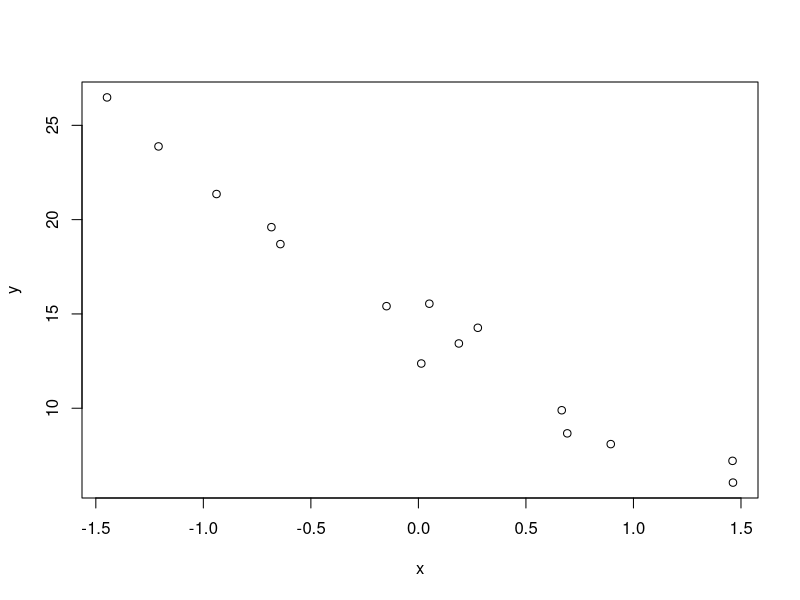
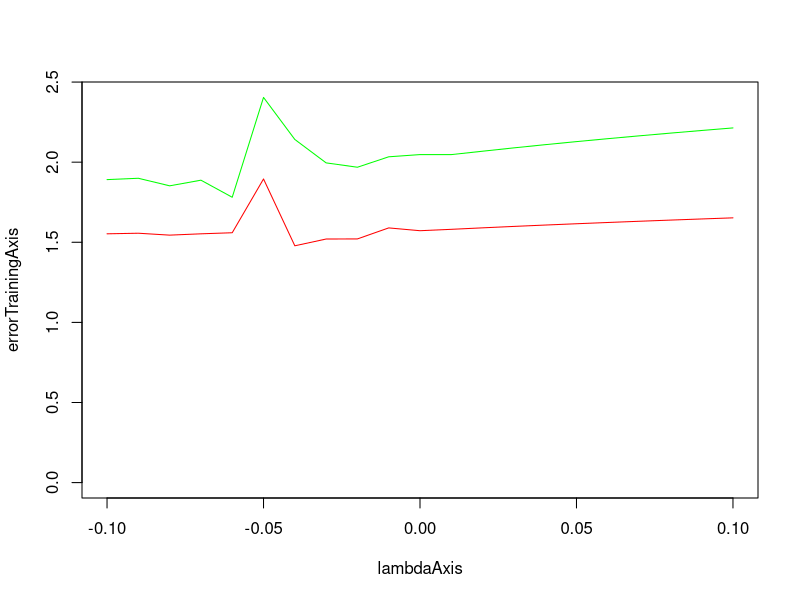

Source code (R) for these figures, in order:
len = 15;
order = 7;
x <- vector("numeric", len);
y <- vector("numeric", len);

fun <- function(x){ x^3 - 9*x + 15};

for(i in 1:len){
  ranNr <- runif(1, -1.5, 1.5);
  x[i] <- ranNr;
  y[i] <- fun(ranNr) + rnorm(1)*1.5;
}

plot(x,y)

basisFunction <- function(x, i){x^i}

linReg <- function(len, order, x, y, lambda){
  Phi <- matrix(0, len, order);
  
  for(i in 1:len){
    for(j in 0:(order-1)){
      Phi[i,j+1] <- basisFunction(x[i], j);
    }
  }
  
  Phi_T <- t(Phi);
  Phi_reg <- Phi_T%*%Phi + lambda*diag(order);
  Phi_t <- solve(Phi_reg)%*%Phi_T;
  w <- Phi_t%*%y;
  
  return(w);
}

reg <- function(x, w){
  y = 0;
  for(i in 0:(order-1)){
    y = y + w[i+1]*x^i;
  }
  return(y)
}

errorFunction <- function(x, w, lambda, len){
  result = 0;
  for(n in 1:len){
    result = result + (reg(x[n], w) - y[n])^2 #+ lambda/2 * (t(w)%*%w);
  }
  result = result + lambda/2 * (t(w)%*%w);
  return(abs(0.5*result));
}

lambdaAxis <- vector("numeric", 20);
errorTrainingAxis <- vector("numeric", 20);
errorTestAxis <- vector("numeric", 20);
index = 1;
maxY = 0;
minY = 100;

for(l in -10:10){
  #lambda = exp(l);
  #print(lambda);
  lambda = l/100;
  errorTraining = 0;
  errorTest = 0;
  isLast = TRUE;
  
  for(i in 1:(len/3)){
    k = 1;
    trainingValues = vector("numeric", len-3);
    trainingTargetValues = vector("numeric", len-3);
    testValues = vector("numeric", 3);

    for(j in 1:(len-3)){
      if(j == ((i-1)*3)+1){
        testValues[1] = x[k];
        testValues[2] = x[k+1];
        testValues[3] = x[k+2];
        
        k = k+3;
        isLast = FALSE;
      }
      trainingValues[j] = x[k];
      trainingTargetValues[j] = y[k];
      k = k+1;
    }
    if(isLast){
      testValues[1] = x[len-2];
      testValues[2] = x[len-1];
      testValues[3] = x[len];
    }
    
    vectorW = linReg(len-3, order, trainingValues, trainingTargetValues, lambda);

    errorTrainingTmp = errorFunction(trainingValues, vectorW, lambda, len-3);
    errorTraining = errorTraining + sqrt(2*errorTrainingTmp/(len-3));

    errorTestTmp = errorFunction(testValues, vectorW, lambda, 3);
    errorTest = errorTest + sqrt(2*errorTestTmp/3);
  }
  
  errorTraining = errorTraining/len;
  errorTest = errorTest/len;
  
  lambdaAxis[index] = lambda;
  errorTrainingAxis[index] = errorTraining;
  errorTestAxis[index] = errorTest;
  
  index = index+1;
  
   if(maxY < errorTraining)
    maxY = errorTraining;
  if(maxY < errorTest)
    maxY = errorTest;

  if(minY > errorTraining)
    minY = errorTraining;
  if(minY > errorTest)
    minY = errorTest;
}

plot(lambdaAxis, errorTrainingAxis, col="red", type="l", ylim=c(0, maxY));
lines(lambdaAxis, errorTestAxis, col="green", type="l");
